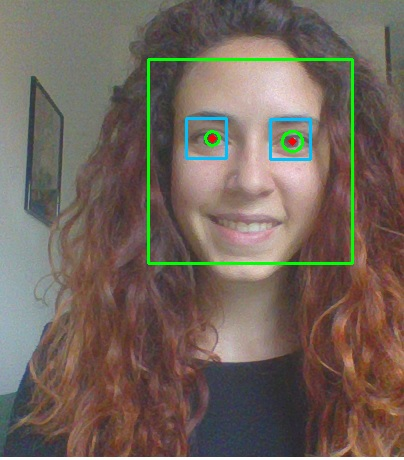
#> input picture Giadafoto.jpg, 404 x 460 px, given in place of the camera
$ jupyter execute --allow-errors white_function.ipynb   (shell and % lines are left out)   (Python 2 division)
#> lines starting #> are read from the running program, lines starting #| are printed output that depends on the picture; after the words box and inside, x2 and y2 are one past the last pixel; in counts of white or black regions, pixels touching at a corner belong together
#> further down, frame is the input picture: shape (460, 404, 3); mean B, G, R 92.1, 101.4, 114.4
#> `gray = cv2.cvtColor(frame, cv2.COLOR_BGR2GRAY)`:
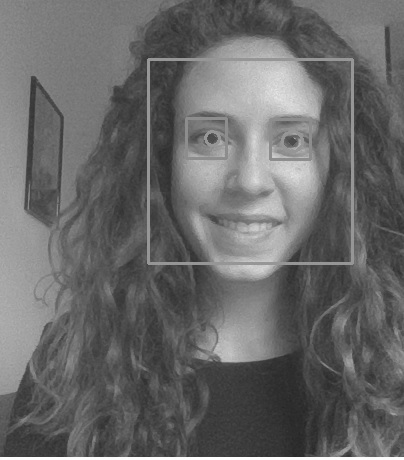
#> gray: shape (460, 404); min 37, max 255, mean 104.2
#> `faces = faceCascade.detectMultiScale( gray, scaleFactor=sc_fct, minNei..`: faces = [[151, 61, 202, 202]]
#> the loop `for (x, y, w, h) in faces:` made 1 pass
#> pass 1, `roi_gray=gray[y:y+h/2,x:x+w]`:
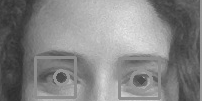
#> roi_gray: shape (101, 202); min 44, max 230, mean 132.9
#> pass 1, `roi_color=frame[y:y+h/2,x:x+w]`:
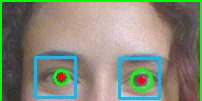
#> roi_color: shape (101, 202, 3); mean B, G, R 120, 137.3, 133.3
#> pass 1, `cv2.imshow('mask',mask)`:
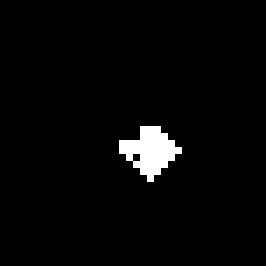
#> window 'mask': shape (38, 38) (shown 7 times larger); 2.7% white; 1 white region, box (x1, y1, x2, y2) and area: (17, 18, 26, 26) 39
#> pass 1, `cv2.imshow('mask',mask)`:
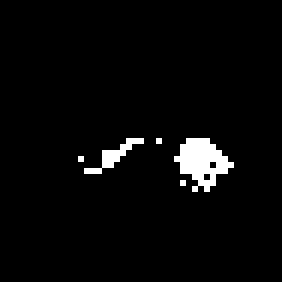
#> window 'mask': shape (47, 47) (shown 6 times larger); 3.2% white; 5 white regions (4 under 20 px), largest, box (x1, y1, x2, y2) and area: (29, 23, 39, 32) 50
#> after the loop `for (x, y, w, h) in faces:`:
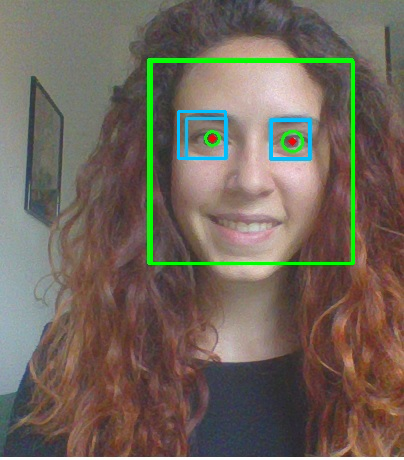
#> frame: shape (460, 404, 3); 1.85% of pixels changed, all inside (x1, y1, x2, y2) = (150, 60, 355, 265)
#> after the loop `for (x, y, w, h) in faces:`:
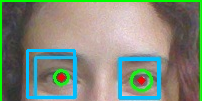
#> roi_color: shape (101, 202, 3); 4.96% of pixels changed, all inside (x1, y1, x2, y2) = (26, 49, 160, 99)
#> after the loop `for (x, y, w, h) in faces:`:
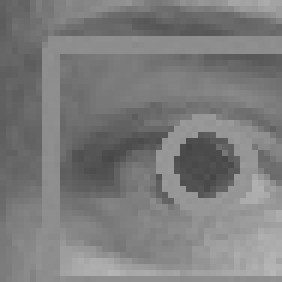
#> roi_gray2: shape (47, 47) (shown 6 times larger); min 69, max 183, mean 124.3
[cell 1]
import cv2
import numpy as np
import matplotlib.pyplot as plt
from IPython import display


sc_fct = 1.1
min_neigh = 5
min_size_f = (30,30)
min_size_e = (10,10)
global col
col=['w','w','w','w']

def calc_mean(matr):
    cont=0
    a=0
    b=0
    for i in range(0,ew):
        for j in range(0,eh):
            if mask[i][j]==255:
                a=a+i;
                b=b+j;
                cont=cont+1;
    if cont>0:
        c=float(a/cont)
        d=float(b/cont)
        return c,d

def leds_on(x_m,y_m,ew,eh):
    if (x_m>ew/2):
        col[3]='g'
        col[0]='w'
    else:
        col[0]='g'
        col[3]='w'
    if (y_m>eh/2):
        col[2]='g'
        col[1]='w'
    else:
        col[1]='g'
        col[2]='w'


faceCascade = cv2.CascadeClassifier("haarcascade_frontalface_default.xml")
eyeCascade=cv2.CascadeClassifier("haarcascade_eye.xml")


video_capture = cv2.VideoCapture(0)
cv2.namedWindow("Face and eyes")

#> (the rest of this cell did not finish here and is left out)

$ run again, on IMG-20160628-WA0032.jpg
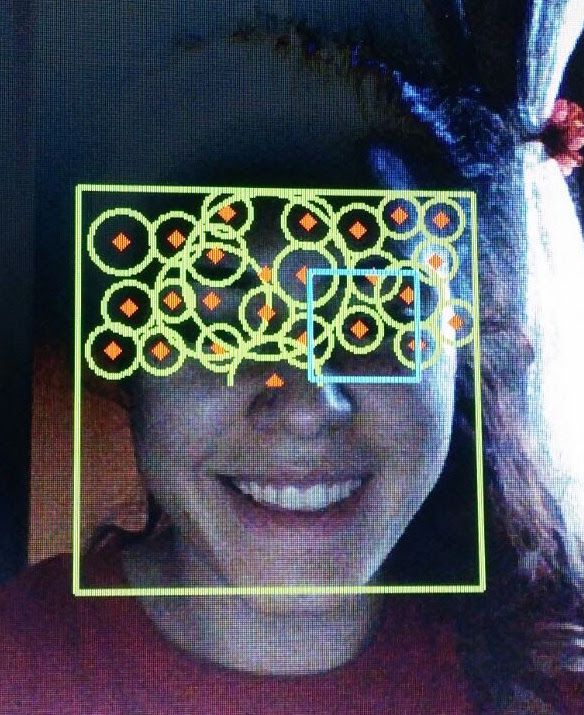
#> input picture IMG-20160628-WA0032.jpg, 584 x 715 px, given in place of the camera
#> frame is the input picture: shape (715, 584, 3); mean B, G, R 90.3, 82.3, 78.3
#> `gray = cv2.cvtColor(frame, cv2.COLOR_BGR2GRAY)`:
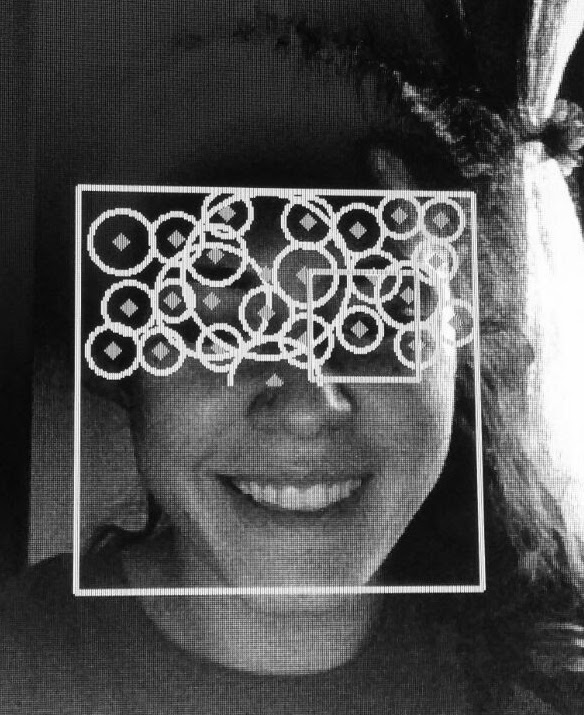
#> gray: shape (715, 584); min 1, max 255, mean 82
#> faces = [[102, 258, 55, 55]]
#> the loop `for (x, y, w, h) in faces:` made 1 pass
#> after the loop `for (x, y, w, h) in faces:`:
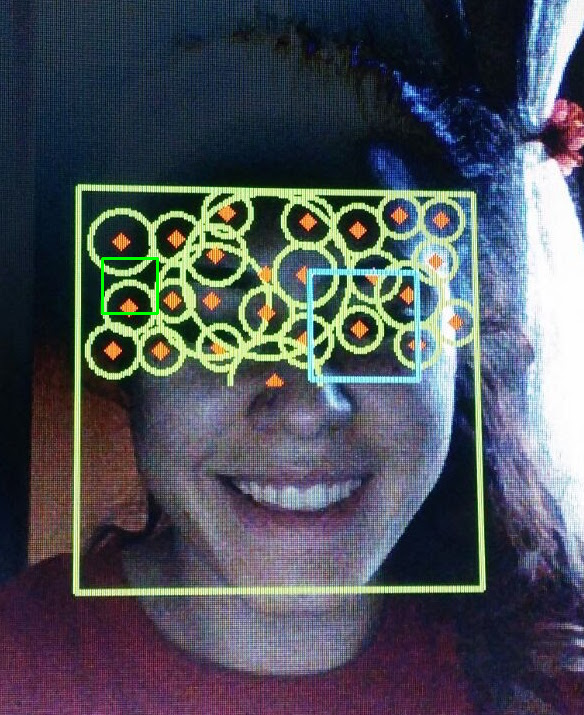
#> frame: shape (715, 584, 3); 0.16% of pixels changed, all inside (x1, y1, x2, y2) = (101, 257, 159, 315)
